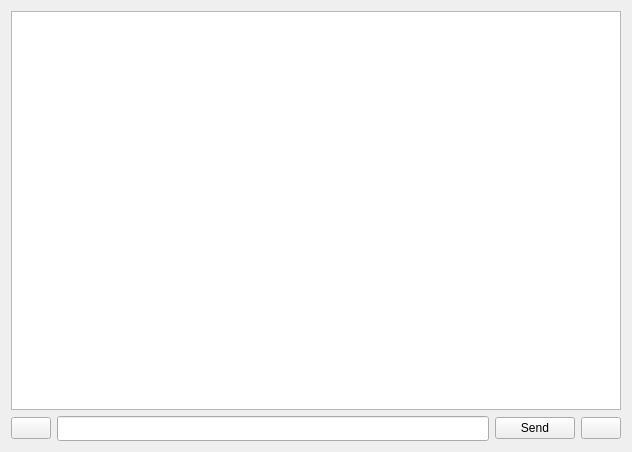
<?xml version="1.0" encoding="UTF-8"?>
<ui version="4.0">
 <class>PageTerminal</class>
 <widget class="QWidget" name="PageTerminal">
  <property name="geometry">
   <rect>
    <x>0</x>
    <y>0</y>
    <width>632</width>
    <height>452</height>
   </rect>
  </property>
  <property name="windowTitle">
   <string>Form</string>
  </property>
  <layout class="QVBoxLayout" name="verticalLayout">
   <item>
    <widget class="VTextBrowser" name="terminalBrowser">
     <property name="font">
      <font>
       <family>Roboto Mono</family>
      </font>
     </property>
     <property name="lineWrapMode">
      <enum>QTextEdit::NoWrap</enum>
     </property>
     <property name="readOnly">
      <bool>true</bool>
     </property>
    </widget>
   </item>
   <item>
    <layout class="QHBoxLayout" name="horizontalLayout">
     <item>
      <widget class="QPushButton" name="helpButton">
       <property name="sizePolicy">
        <sizepolicy hsizetype="Fixed" vsizetype="Fixed">
         <horstretch>0</horstretch>
         <verstretch>0</verstretch>
        </sizepolicy>
       </property>
       <property name="toolTip">
        <string>Send help command to VESC</string>
       </property>
       <property name="text">
        <string/>
       </property>
       <property name="icon">
        <iconset resource="../res.qrc">
         <normaloff>:/res/icons/Help-96.png</normaloff>:/res/icons/Help-96.png</iconset>
       </property>
      </widget>
     </item>
     <item>
      <widget class="HistoryLineEdit" name="terminalEdit">
       <property name="font">
        <font>
         <family>Roboto Mono</family>
        </font>
       </property>
      </widget>
     </item>
     <item>
      <widget class="QPushButton" name="sendButton">
       <property name="sizePolicy">
        <sizepolicy hsizetype="Fixed" vsizetype="Fixed">
         <horstretch>0</horstretch>
         <verstretch>0</verstretch>
        </sizepolicy>
       </property>
       <property name="toolTip">
        <string>Send command</string>
       </property>
       <property name="primary" stdset="0">
        <bool>true</bool>
       </property>
       <property name="text">
        <string>Send</string>
       </property>
       <property name="icon">
        <iconset resource="../res.qrc">
         <normaloff>:/res/icons/Send File-96.png</normaloff>:/res/icons/Send File-96.png</iconset>
       </property>
      </widget>
     </item>
     <item>
      <widget class="QPushButton" name="clearButton">
       <property name="sizePolicy">
        <sizepolicy hsizetype="Fixed" vsizetype="Fixed">
         <horstretch>0</horstretch>
         <verstretch>0</verstretch>
        </sizepolicy>
       </property>
       <property name="toolTip">
        <string>Clear terminal</string>
       </property>
       <property name="text">
        <string/>
       </property>
       <property name="icon">
        <iconset resource="../res.qrc">
         <normaloff>:/res/icons/Delete-96.png</normaloff>:/res/icons/Delete-96.png</iconset>
       </property>
      </widget>
     </item>
    </layout>
   </item>
  </layout>
 </widget>
 <customwidgets>
  <customwidget>
   <class>VTextBrowser</class>
   <extends>QTextEdit</extends>
   <header>widgets/vtextbrowser.h</header>
  </customwidget>
  <customwidget>
   <class>HistoryLineEdit</class>
   <extends>QLineEdit</extends>
   <header>widgets/historylineedit.h</header>
  </customwidget>
 </customwidgets>
 <resources>
  <include location="../res.qrc"/>
 </resources>
 <connections>
  <connection>
   <sender>clearButton</sender>
   <signal>clicked()</signal>
   <receiver>PageTerminal</receiver>
   <slot>clearTerminal()</slot>
   <hints>
    <hint type="sourcelabel">
     <x>599</x>
     <y>423</y>
    </hint>
    <hint type="destinationlabel">
     <x>315</x>
     <y>225</y>
    </hint>
   </hints>
  </connection>
  <connection>
   <sender>terminalEdit</sender>
   <signal>returnPressed()</signal>
   <receiver>sendButton</receiver>
   <slot>click()</slot>
   <hints>
    <hint type="sourcelabel">
     <x>538</x>
     <y>425</y>
    </hint>
    <hint type="destinationlabel">
     <x>571</x>
     <y>424</y>
    </hint>
   </hints>
  </connection>
 </connections>
 <slots>
  <slot>clearTerminal()</slot>
 </slots>
</ui>
